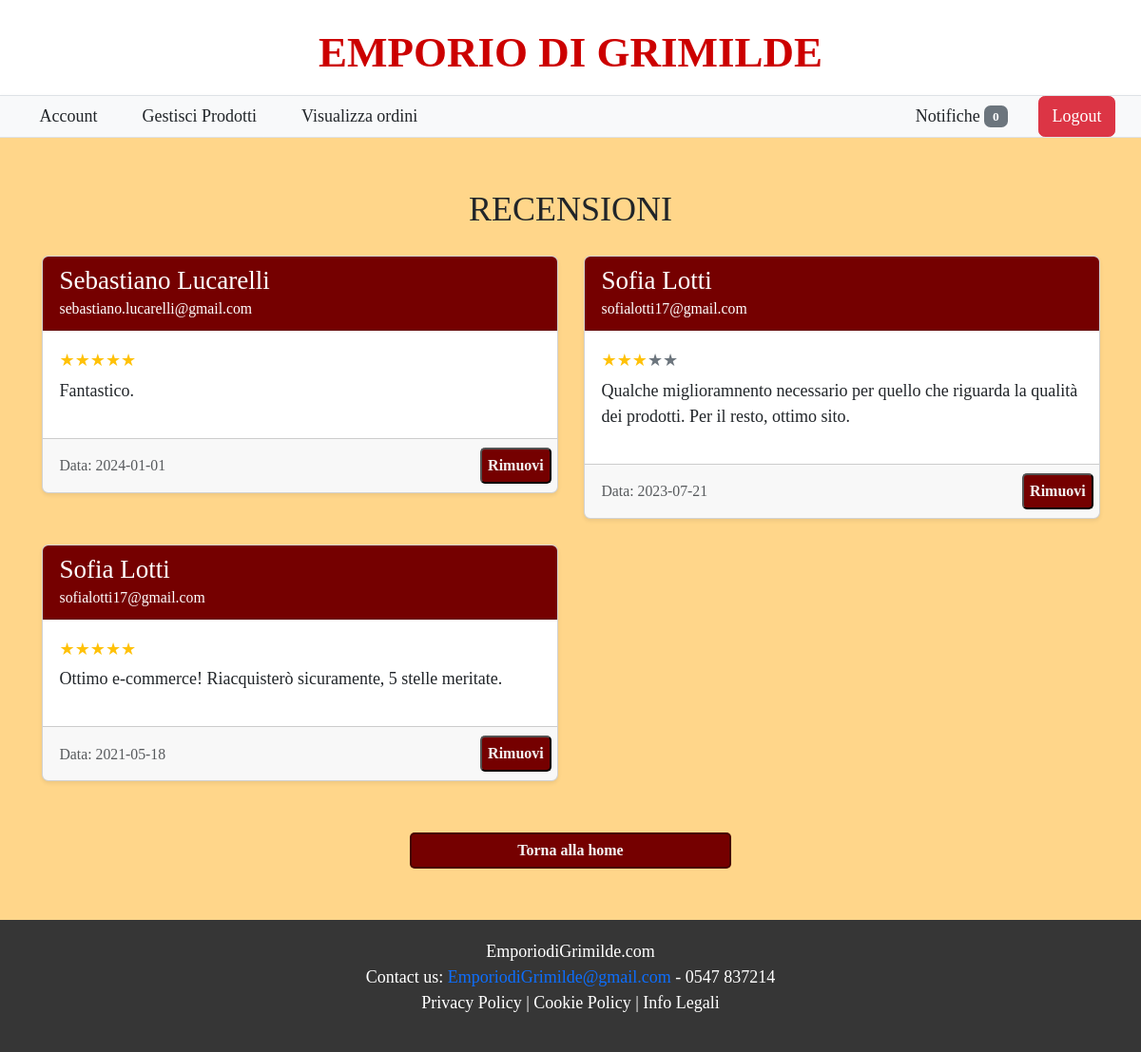
/php/recensioniAdmin.php (signed in), run on the app's committed database.
### tables this page shows
create table RECENSIONE (
     E_mail varchar(50) not null,
     NumeroStelle float(3) not null,
     DataRecensione date not null,
     TestoRecensione varchar(250),
     primary key (E_mail, DataRecensione));

create table CLIENTE (
     E_mail varchar(50) not null,
     Password varchar(20) not null,
     Nome varchar(20) not null,
     Cognome varchar(20) not null,
     DataNascita date not null,
     Sesso varchar(15) not null,
     ImmagineProfilo varchar(200),
     Amministratore char not null DEFAULT 'N',
     primary key (E_mail));

### php/recensioniAdmin.php (called while the page is built, shortened)
<?php
require_once("bootstrap.php");
if(isUserLoggedIn()){
    $templateParams["profilo"] = $dbh->getProfilo();
}
else{
    header("location: login.php");
    exit;
}
$templateParams["canvas"] = "contenutoOffCanvas.php";
$templateParams["titolo"] = "Grimilde's - Recensioni";
$templateParams["nome"] = "listaRecensioni.php";
$templateParams["recensioni"] = $dbh->getAllRecensioni();
require("../template/base.php");
?>

### db/database.php (called while the page is built, shortened)
<?php
class DatabaseHelper{
    private $db;
    public function __construct($servername, $username, $password, $dbname, $port){
        $this->db = new mysqli($servername, $username, $password, $dbname, $port);
    }
    public function getAllRecensioni() {
    $stmt = $this->db->prepare("
        SELECT r.NumeroStelle, r.DataRecensione,
            r.TestoRecensione, c.Nome, c.Cognome, c.E_mail
        FROM recensione r
        JOIN cliente c
        ON r.E_mail = c.E_mail
        ORDER BY r.DataRecensione DESC");
    $stmt->execute();
    $result = $stmt->get_result();
    return $result->fetch_all(MYSQLI_ASSOC);
    }
    public function getProfilo(){
        $utente = $_SESSION["E_mail"];
        $stmt = $this->db->prepare("SELECT E_mail, Nome, Cognome, DataNascita, Sesso
                                    FROM CLIENTE
                                    WHERE E_mail=?");
        $stmt->bind_param("s", $utente);
        $stmt->execute();
        $result = $stmt->get_result();
        return $result->fetch_all(MYSQLI_ASSOC);
    }
}
?>

### php/bootstrap.php (called while the page is built, shortened)
<?php
require_once("../db/database.php");
$dbh = new DatabaseHelper("localhost", "root", "", "GrimildeDatabase", 3306);
?>

### template/listaRecensioni.php (the view, shortened to what this page needs)
<div class="container mt-5">
    <?php if(isset($templateParams["errore"])): ?>
        <div class="alert alert-primary text-center mx-5" role="alert">
            <h2><?php echo $templateParams["errore"]; ?></h2>
        </div>
        <?php else : ?>
            <h2 class="text-center mb-4">RECENSIONI</h2>
        <?php endif; ?>
    <div class="row">
    <?php $count = 0; ?>
    <?php foreach($templateParams["recensioni"] as $recensione): ?>
    <?php $count++; ?>
    <div class="col-lg-6 col-md-12 mb-4">
        <div class="card review-card shadow-sm">
            <div class="card-header text-white redbg">
                <p class="mb-0 h4"><?php echo $recensione["Nome"]; ?> <?php echo $recensione["Cognome"]; ?></p>
                <small><?php echo $recensione["E_mail"]; ?></small>
            </div>
            <div class="card-body">
                <p class="mb-1"><?php for ($i = 1; $i <= 5; $i++) {
                    echo ($i <= $recensione["NumeroStelle"]) ? '<span class="text-warning">★</span>' : '<span class="text-secondary">★</span>';
                } ?>
                </p>
                <aside>
                    <p><?php echo $recensione["TestoRecensione"]; ?></p>
                </aside>
            </div>
            <div class="card-footer d-flex justify-content-between align-items-center">
                <small class="text-muted">Data: <?php echo $recensione["DataRecensione"]; ?></small>
                    <form action="#" method="POST">
                        <label for="rimuovi<?php echo $count; ?>" hidden>rimuovi</label><input type="submit" id="rimuovi<?php echo $count; ?>" name="rimuovi" value="Rimuovi"/>
                    </form>
            </div>
        </div>
    </div>
    <?php endforeach; ?>
        <div class="text-center mt-4">
            <a href="index.php" class="bottone">Torna alla home</a>
        </div>
    </div>
</div>

### css/style.css (style rules this page uses)
:root { --primary: #750000; --secondary: #cc0000; --background: rgb(255, 214, 138); --text: #000000; --error: #b00020; }
body,header,h1, h2,h5,ul, main { margin: 0; padding: 0; }
html,body { height: 100%; margin:0; display:flex; flex-direction: column; }
body { padding: 0 !important; }
* { font-family: 'Shadows Into Light Two', cursive; font-size: 18px; }
body>main, body { background-color: var(--background) !important; }
a { text-decoration: none !important; }
form input[type="submit"], body>main>section>div>ul>li>a, .bottone2 { text-align: center; text-decoration: none; padding: 5px 10%; font-size: 16px; border-radius: 5px; background-color: var(--primary); color: #f4f4f4; font-weight: 600; }
.bottone { display: inline-block; text-align: center; padding: 5px 10%; font-size: 16px; border-radius: 5px; background-color: var(--primary); color: #f4f4f4; font-weight: 600; text-decoration: none; border: 2px solid rgba(0, 0, 0, 0.4); }
.redbg { background-color: var(--primary) !important; }

### data on the page
recensione: E_mail.Nome "Sebastiano", E_mail.Cognome "Lucarelli", E_mail.E_mail "sebastiano.lucarelli@gmail.com", NumeroStelle 5 (drawn), TestoRecensione "Fantastico.", DataRecensione "2024-01-01"
recensione: E_mail.Nome "Sofia", E_mail.Cognome "Lotti", E_mail.E_mail "sofialotti17@gmail.com", NumeroStelle 3 (drawn), TestoRecensione "Qualche miglioramnento necessario per quello che riguarda la qualità dei prodotti. Per il resto, ottimo sito.", DataRecensione "2023-07-21"
recensione: E_mail.Nome "Sofia", E_mail.Cognome "Lotti", E_mail.E_mail "sofialotti17@gmail.com", NumeroStelle 5 (drawn), TestoRecensione "Ottimo e-commerce! Riacquisterò sicuramente, 5 stelle meritate.", DataRecensione "2021-05-18"

### other printed values
$dbh->countNotificheAdminDaLeggere() "0"
